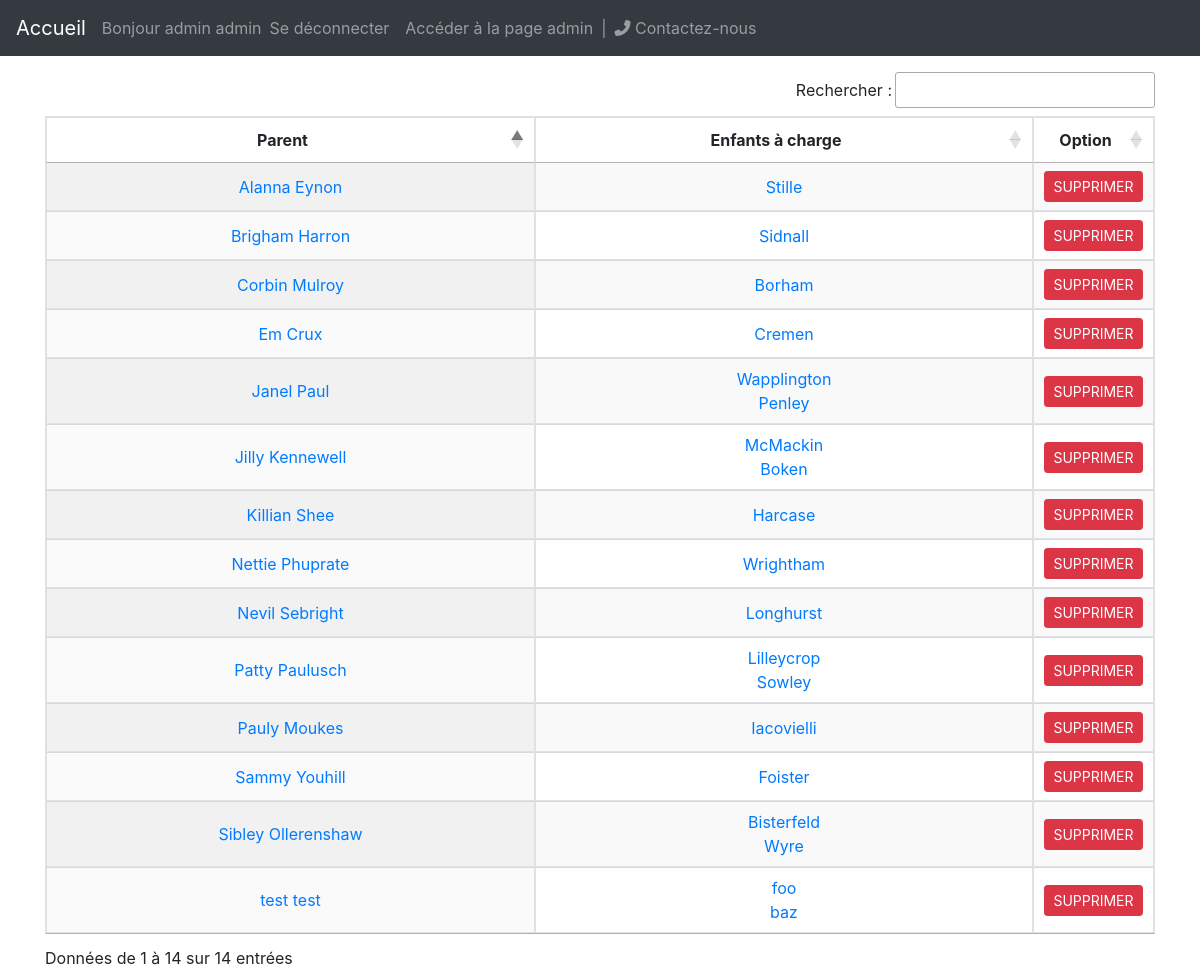
Page /parent/ (signed in) on the earlier database version.
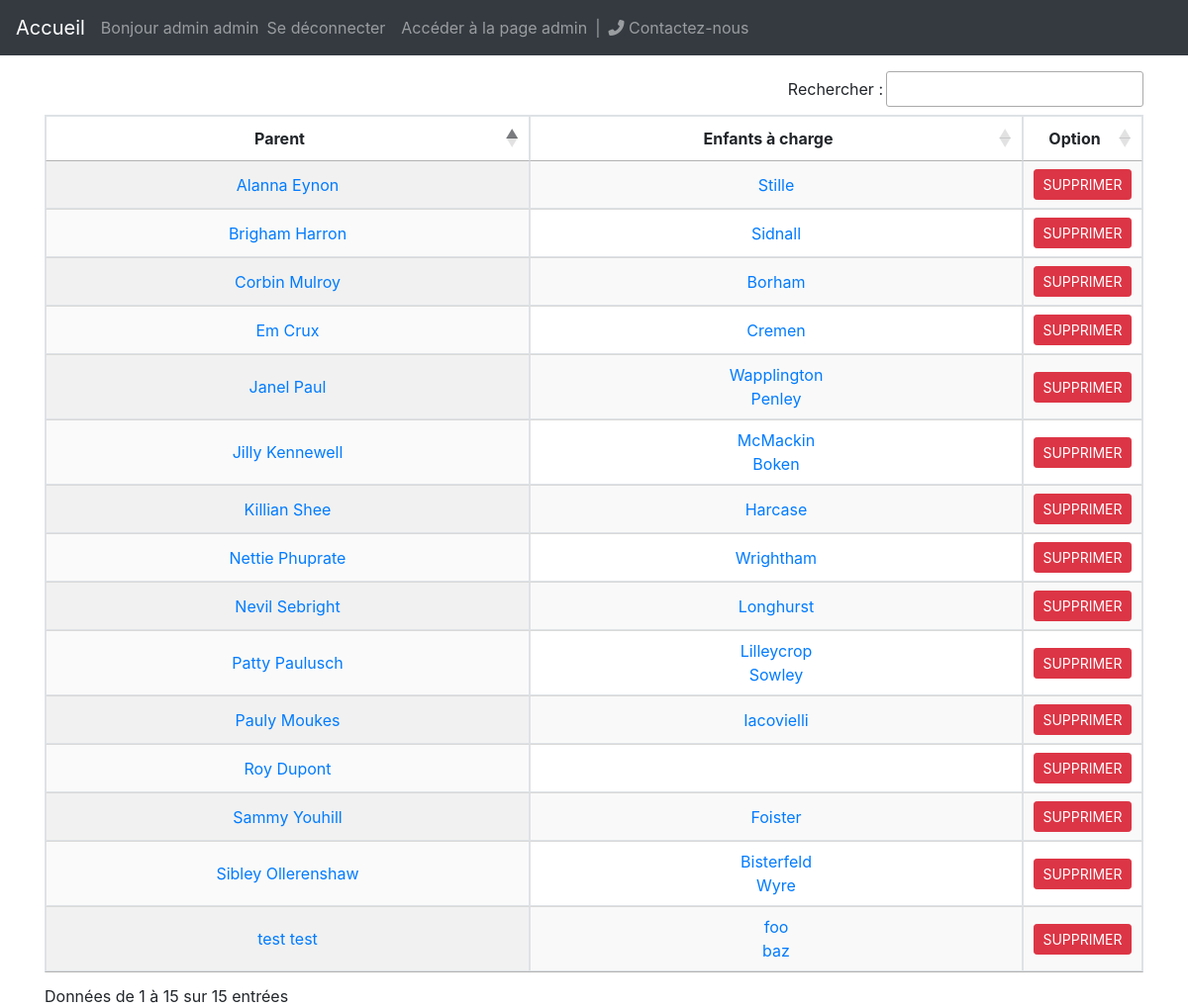
Same page on the later database version.
### garderie/models.py (models this page shows, shortened)
class Parent(models.Model):
	uid=models.OneToOneField(User, primary_key=True, on_delete=models.CASCADE)
	phone=PhoneNumberField(max_length=20, null=True, verbose_name="Téléphone")
	def all_children(self):
		return self.child_set.all() | self.child_set2.all()

class User(AbstractBaseUser, PermissionsMixin):
	email = models.EmailField('Adresse mail', unique=True)
	first_name = models.CharField('Prénom', max_length=30, blank=True)
	last_name = models.CharField('Nom', max_length=30, blank=True)
	date_joined = models.DateTimeField('Date de création', auto_now_add=True)
	is_active = models.BooleanField('Actif', default=True)
	is_staff=models.BooleanField('Membre de l\'équipe', default=False)
	USERNAME_FIELD='email'
	REQUIRED_FIELDS=[]
	objects=UserManager()

class Child(models.Model):
	parent=models.ForeignKey(Parent, on_delete=models.DO_NOTHING, related_name='child_set')
	first_name=models.CharField(max_length=100, verbose_name="Prénom")
	last_name=models.CharField(max_length=100, verbose_name="Nom")
	second_parent=models.ForeignKey(Parent, on_delete=models.DO_NOTHING, related_name='child_set2', null=True)

### garderie/views/admin.py (the view)
# urls.py: path('parent/', views.ParentListView.as_view(), name='parent_list'),
class ParentListView(LoginRequiredMixin, UserPassesTestMixin, generic.ListView):
	template_name="garderie/parent_list.html"
	context_object_name='parent_list'
	def get_queryset(self):
		return Parent.objects.all()
	def test_func(self):
		return self.request.user.is_superuser

### garderie/context_processors.py (called while the page is built)
def settings_processor(request):
	return {'settings':Config.objects.get_config()}

### garderie/managers.py (called while the page is built)
	def get_config(self):
		try:
			config=super().get_queryset()[0]
		except models.Config.DoesNotExist:
			config=models.Config()
			config.save()
		return config

### garderie/templates/garderie/parent_list.html (shortened to what this page needs)
{% extends 'garderie/base.html' %}
{% block body %}
<div class="container pt-3">
	{% if user.is_authenticated %}
	<table id="parent_tab" class="display table-bordered">
		<thead>
			<th>Parent</th>
			<th>Enfants à charge</th>
			<th>Option</th>
		</thead>
		{% for parent in parent_list %}
		<tr>
			<td><a href="{% url 'parent_profile' parent.uid_id %}">{{ parent.uid.first_name }} {{ parent.uid.last_name }}</a></td>
				<td>
				{% for child in parent.all_children %}
					{% if forloop.counter > 1 %}
					<br>
					{% endif %}
					<a href="{% url 'child_profile' child.id %}">{{ child.first_name }}</a>
				{% endfor %}
				</td>
			<td>
				<form method="POST" action="{% url 'parent_delete' parent.uid_id  %}" onsubmit="return confirm('Êtes-vous sûr de vouloir supprimer '+ '{{ parent.fullname }}' + ' ?');">
   				{% csrf_token %}<input class="btn btn-danger btn-sm" type="submit" value="SUPPRIMER">
				</form>
			</td>
		</tr>
		{% endfor %}
	</table>
	{% else %}
		<p>Connectez-vous pour voir la liste des enfants</p>
	{% endif %}
</div>
{% endblock %}

Differences in the rows shown:
added Parent: uid.first_name "Roy", uid.last_name "Dupont"
Other differences:
text written by a page script: "Rechercher : Données de 1 à 14 sur 14 entrées" → "Rechercher : Données de 1 à 15 sur 15 entrées"
